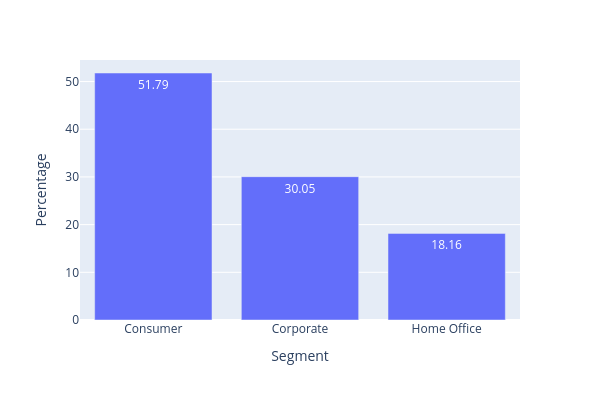

Notebook code cell kept with this figure:
### Code cell
# count of Segment 
segment_df = count_cat_columns(df, "Segment")

# Show Bar Plot
bar_plot(segment_df["Segment"],
         segment_df["Percentage"], 
         'Segment', 
         'Percentage')

### Figure 1 — Plotly figure (JSON) as saved in the notebook; plotly's stock layout.template omitted (floating-point values rounded to 4 significant figures)
{"data": [{"alignmentgroup": "True", "hovertemplate": "Segment=%{x}<br>Percentage=%{y}<extra></extra>", "legendgroup": "", "marker": {"color": "#636efa", "pattern": {"shape": ""}}, "name": "", "offsetgroup": "", "orientation": "v", "showlegend": false, "textposition": "auto", "texttemplate": "%{y}", "type": "bar", "x": ["Consumer", "Corporate", "Home Office"], "xaxis": "x", "y": [51.79, 30.05, 18.16], "yaxis": "y"}], "layout": {"barmode": "relative", "height": 400, "legend": {"tracegroupgap": 0}, "margin": {"t": 60}, "width": 600, "xaxis": {"anchor": "y", "domain": [0, 1], "title": {"text": "Segment"}}, "yaxis": {"anchor": "x", "domain": [0, 1], "title": {"text": "Percentage"}}}}
